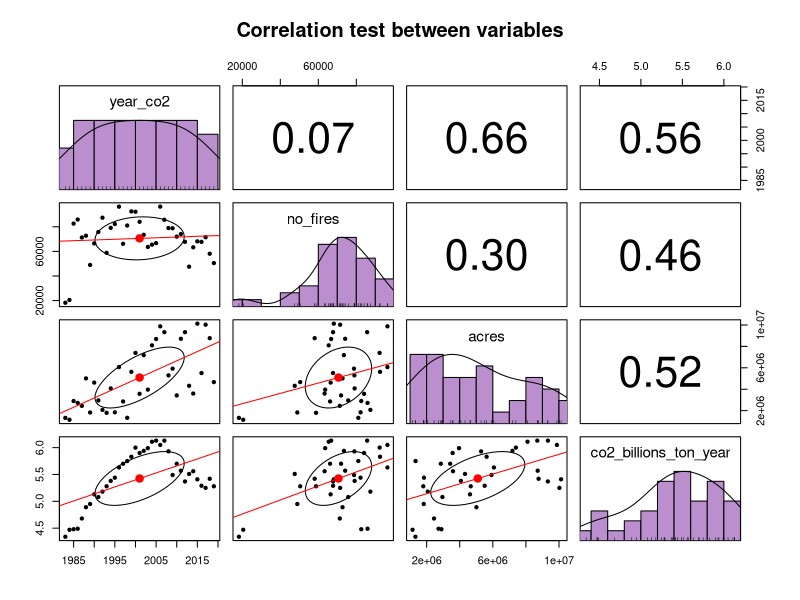
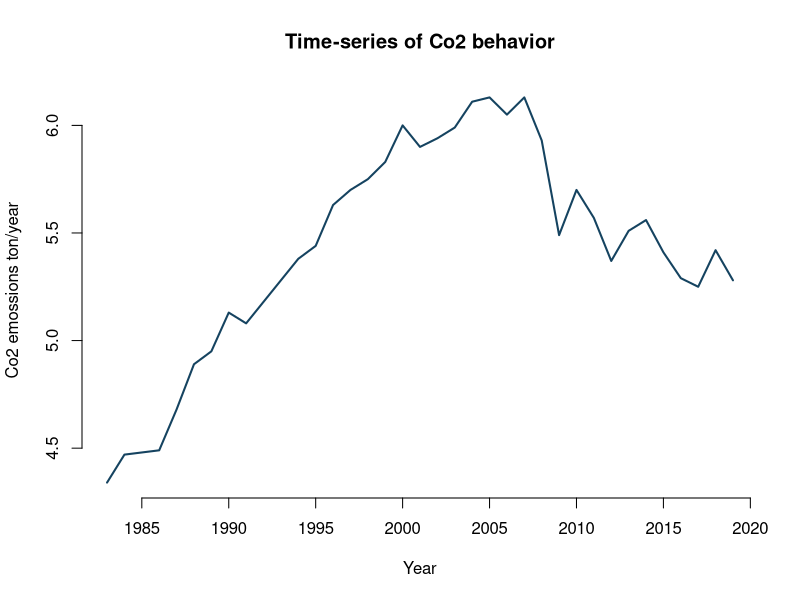
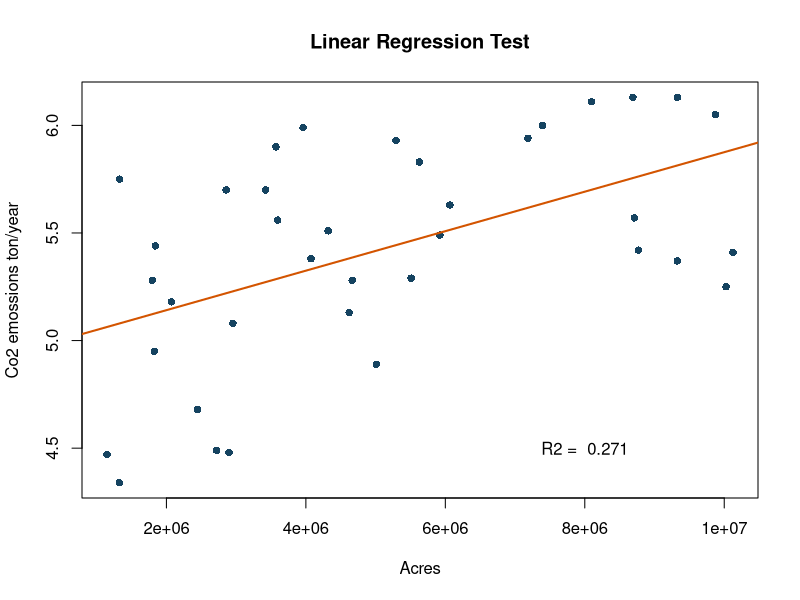

Reproduce these figures in R, in order.
## ---- chunk 1

library(psych)
fires_co2 = read.csv("Fires_CO2.csv", sep = ",", header = TRUE)
## ---- chunk 2
# Correlation test
pairs.panels(fires_co2[,], method="pearson", lm=TRUE, hist.col="#BB8FCE", main= "Correlation test between variables")
## ---- chunk 3
#Time-series CO2 graph
plot(fires_co2$year_co2, fires_co2$co2_billions_ton_year, main = "Time-series of Co2 behavior", xlab="Year", ylab="Co2 emossions ton/year", type="l",lwd=2, col="#154360", frame.plot = FALSE)
## ---- chunk 4
# Linear regression analysis
lin_mod <- lm(fires_co2$co2_billions_ton_year ~ fires_co2$acres)
lin_sum <- summary(lin_mod)
## ---- chunk 5
# Visualization of regression
plot(fires_co2$acres, fires_co2$co2_billions_ton_year, main = "Linear Regression Test", xlab="Acres", ylab="Co2 emossions ton/year", col="#154360", pch=16)
abline(lsfit(fires_co2$acres, fires_co2$co2_billions_ton_year), col= "#D35400", lwd=2)
text(8e+06, 4.5, paste("R2 = ", round(lin_sum$r.squared, 3)))
## ---- chunk 6
lin_sum

